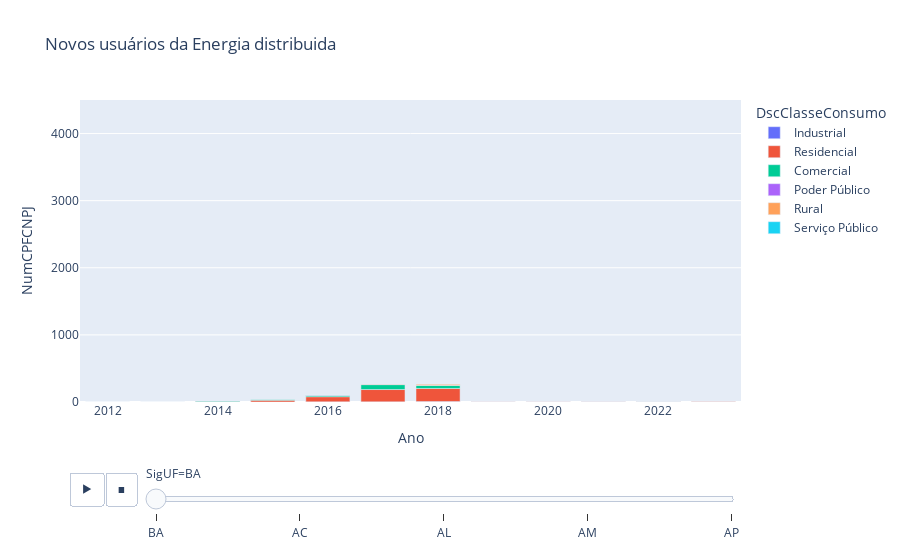

Notebook source saved alongside this figure:
### Code cell
# Análise de dados para elaboração de um gráfico mostrando a evolução temporal do Total Mensal de Empreendimentos por Estado e por Classe de Consumo;

    # OBS1: estados com menos de 10 empreendimentos foram excluídos do gráfico;
    # OBS2: os dados de 2023 representam um corte até hoje

from dash import dcc
import plotly.express as px
import numpy as np

df['Mes'] = pd.DatetimeIndex(df['DthAtualizaCadastralEmpreend']).month
df['Ano'] = pd.DatetimeIndex(df['DthAtualizaCadastralEmpreend']).year

# cria uma cópia do DataFrame sem valores nulos de NumCPFCNPJ
df_clean = df.dropna(subset=['NumCPFCNPJ']).copy()

# filtra apenas as SigUFs desejadas
df_clean = df_clean[df_clean['SigUF'].isin(['BA', 'AL', 'AC', 'AM', 'AP'])]

# agrupa os dados por ano, mês, SigUF e DscClasseConsumo
counts = df_clean.groupby(['Ano', 'SigUF', 'DscClasseConsumo']).agg({'NumCPFCNPJ': 'nunique'}).reset_index()

import numpy as np

# cria o gráfico de áreas empilhadas animado
fig_1 = px.bar(counts, x="Ano", y="NumCPFCNPJ", color="DscClasseConsumo", animation_frame="SigUF", 
               title="Novos usuários da Energia distribuida")

# calcula o valor máximo dos dados do eixo y
y_max = counts['NumCPFCNPJ'].max()

# Define a faixa de valores do eixo y de acordo com os dados do gráfico
fig_1.update_yaxes(range=[0, 4500])

# mostra o gráfico
fig_1.show()

### Figure 1 — Plotly figure (JSON) as saved in the notebook; plotly's stock layout.template omitted (floating-point values rounded to 4 significant figures)
{"data": [{"alignmentgroup": "True", "hovertemplate": "DscClasseConsumo=Industrial<br>SigUF=BA<br>Ano=%{x}<br>NumCPFCNPJ=%{y}<extra></extra>", "legendgroup": "Industrial", "marker": {"color": "#636efa", "pattern": {"shape": ""}}, "name": "Industrial", "offsetgroup": "Industrial", "orientation": "v", "showlegend": true, "textposition": "auto", "type": "bar", "x": [2012, 2014, 2016, 2017, 2018, 2021, 2023], "xaxis": "x", "y": [1, 1, 2, 2, 7, 1, 1], "yaxis": "y"}, {"alignmentgroup": "True", "hovertemplate": "DscClasseConsumo=Residencial<br>SigUF=BA<br>Ano=%{x}<br>NumCPFCNPJ=%{y}<extra></extra>", "legendgroup": "Residencial", "marker": {"color": "#EF553B", "pattern": {"shape": ""}}, "name": "Residencial", "offsetgroup": "Residencial", "orientation": "v", "showlegend": true, "textposition": "auto", "type": "bar", "x": [2013, 2014, 2015, 2016, 2017, 2018, 2019, 2020, 2021, 2022, 2023], "xaxis": "x", "y": [1, 8, 27, 77, 184, 194, 3, 3, 2, 4, 1], "yaxis": "y"}, {"alignmentgroup": "True", "hovertemplate": "DscClasseConsumo=Comercial<br>SigUF=BA<br>Ano=%{x}<br>NumCPFCNPJ=%{y}<extra></extra>", "legendgroup": "Comercial", "marker": {"color": "#00cc96", "pattern": {"shape": ""}}, "name": "Comercial", "offsetgroup": "Comercial", "orientation": "v", "showlegend": true, "textposition": "auto", "type": "bar", "x": [2014, 2015, 2016, 2017, 2018, 2019, 2020, 2021, 2022], "xaxis": "x", "y": [6, 8, 23, 73, 47, 1, 1, 1, 1], "yaxis": "y"}, {"alignmentgroup": "True", "hovertemplate": "DscClasseConsumo=Poder Público<br>SigUF=BA<br>Ano=%{x}<br>NumCPFCNPJ=%{y}<extra></extra>", "legendgroup": "Poder Público", "marker": {"color": "#ab63fa", "pattern": {"shape": ""}}, "name": "Poder Público", "offsetgroup": "Poder Público", "orientation": "v", "showlegend": true, "textposition": "auto", "type": "bar", "x": [2016, 2017, 2018], "xaxis": "x", "y": [1, 5, 3], "yaxis": "y"}, {"alignmentgroup": "True", "hovertemplate": "DscClasseConsumo=Rural<br>SigUF=BA<br>Ano=%{x}<br>NumCPFCNPJ=%{y}<extra></extra>", "legendgroup": "Rural", "marker": {"color": "#FFA15A", "pattern": {"shape": ""}}, "name": "Rural", "offsetgroup": "Rural", "orientation": "v", "showlegend": true, "textposition": "auto", "type": "bar", "x": [2016, 2017, 2018, 2022], "xaxis": "x", "y": [3, 5, 12, 1], "yaxis": "y"}, {"alignmentgroup": "True", "hovertemplate": "DscClasseConsumo=Serviço Público<br>SigUF=BA<br>Ano=%{x}<br>NumCPFCNPJ=%{y}<extra></extra>", "legendgroup": "Serviço Público", "marker": {"color": "#19d3f3", "pattern": {"shape": ""}}, "name": "Serviço Público", "offsetgroup": "Serviço Público", "orientation": "v", "showlegend": true, "textposition": "auto", "type": "bar", "x": [2022], "xaxis": "x", "y": [1], "yaxis": "y"}], "layout": {"barmode": "relative", "legend": {"title": {"text": "DscClasseConsumo"}, "tracegroupgap": 0}, "sliders": [{"active": 0, "currentvalue": {"prefix": "SigUF="}, "len": 0.9, "pad": {"b": 10, "t": 60}, "steps": [{"args": [["BA"], {"frame": {"duration": 0, "redraw": true}, "fromcurrent": true, "mode": "immediate", "transition": {"duration": 0, "easing": "linear"}}], "label": "BA", "method": "animate"}, {"args": [["AC"], {"frame": {"duration": 0, "redraw": true}, "fromcurrent": true, "mode": "immediate", "transition": {"duration": 0, "easing": "linear"}}], "label": "AC", "method": "animate"}, {"args": [["AL"], {"frame": {"duration": 0, "redraw": true}, "fromcurrent": true, "mode": "immediate", "transition": {"duration": 0, "easing": "linear"}}], "label": "AL", "method": "animate"}, {"args": [["AM"], {"frame": {"duration": 0, "redraw": true}, "fromcurrent": true, "mode": "immediate", "transition": {"duration": 0, "easing": "linear"}}], "label": "AM", "method": "animate"}, {"args": [["AP"], {"frame": {"duration": 0, "redraw": true}, "fromcurrent": true, "mode": "immediate", "transition": {"duration": 0, "easing": "linear"}}], "label": "AP", "method": "animate"}], "x": 0.1, "xanchor": "left", "y": 0, "yanchor": "top"}], "title": {"text": "Novos usuários da Energia distribuida"}, "updatemenus": [{"buttons": [{"args": [null, {"frame": {"duration": 500, "redraw": true}, "fromcurrent": true, "mode": "immediate", "transition": {"duration": 500, "easing": "linear"}}], "label": "&#9654;", "method": "animate"}, {"args": [[null], {"frame": {"duration": 0, "redraw": true}, "fromcurrent": true, "mode": "immediate", "transition": {"duration": 0, "easing": "linear"}}], "label": "&#9724;", "method": "animate"}], "direction": "left", "pad": {"r": 10, "t": 70}, "showactive": false, "type": "buttons", "x": 0.1, "xanchor": "right", "y": 0, "yanchor": "top"}], "xaxis": {"anchor": "y", "domain": [0, 1], "title": {"text": "Ano"}}, "yaxis": {"anchor": "x", "domain": [0, 1], "range": [0, 4500], "title": {"text": "NumCPFCNPJ"}}}}
